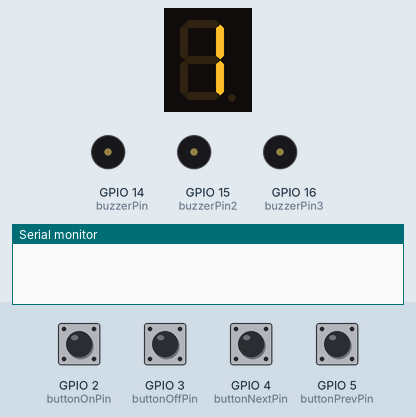
A sketch run on a simulated ESP32-S3. Parts: 1-digit seven-segment display, buzzer (waves = sounding, pin HIGH), the last lines printed to the serial monitor. Wiring (inferred from the names in the program): 1-digit 7-segment display, segments lit when HIGH: segments GPIO 7, GPIO 8, GPIO 9, GPIO 10, GPIO 11, GPIO 12, GPIO 13. Inputs (shaded band) come from the test bench; at power-on: GPIO 2 (buttonOnPin), GPIO 3 (buttonOffPin), GPIO 4 (buttonNextPin), GPIO 5 (buttonPrevPin) HIGH. The segment pins are drawn as the display they are named for; pins used as bus, display or sensor lines are not drawn.

Above: at 1.2 s.
1.3 s: GPIO 2 (buttonOnPin) pulled LOW for 0.15 s
At 2.4 s:
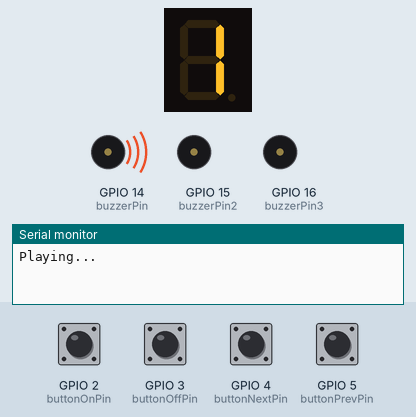
4.4 s: GPIO 4 (buttonNextPin) pulled LOW for 1 s
At 6.5 s:
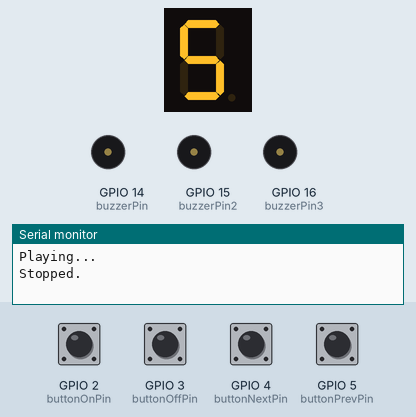
6.9 s: GPIO 5 (buttonPrevPin) pulled LOW for 1 s
At 7.05 s:
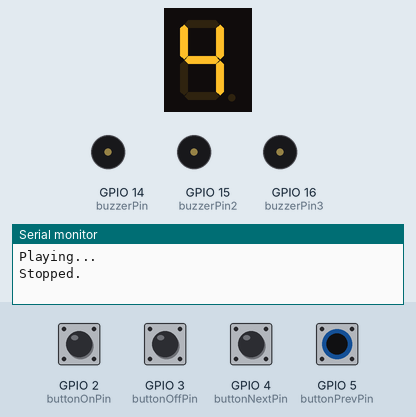
9.4 s: GPIO 5 (buttonPrevPin) pulled LOW for 0.15 s
At 9.8 s:
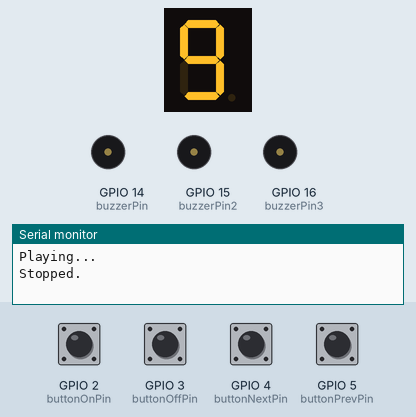
Timing chart, 0 to 12.4 s (numbered marks = the images above; inputs shaded):
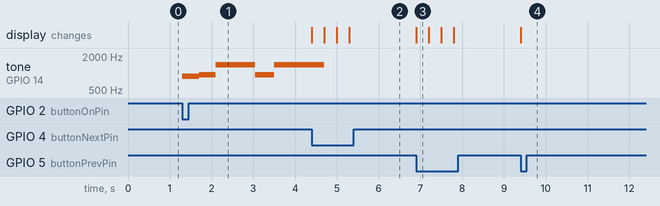

The sketch:

3_Buzzer_Music_w_Segmented_Melodies.ino
```cpp
// Outer Buttons
const int buttonOnPin = 2;
const int buttonOffPin = 3;

// Inner Buttons
const int buttonNextPin = 4;
const int buttonPrevPin = 5;

// Buzzers (3-channel polyphony)
const int buzzerPin  = 14;
const int buzzerPin2 = 15;
const int buzzerPin3 = 16;

// ESP32 PWM Channels
const int ch1 = 0;
const int ch2 = 1;
const int ch3 = 2;

// Single Digit Seven Segment Display
const int aSegPin = 7;
const int bSegPin = 8;
const int cSegPin = 9;
const int dSegPin = 10;
const int eSegPin = 11;
const int fSegPin = 12;
const int gSegPin = 13;

// ======================================================
// 7-SEGMENT DIGIT PATTERNS
// ======================================================
const byte digits[10][7] = {
  {1,1,1,1,1,1,0}, // 0
  {0,1,1,0,0,0,0}, // 1
  {1,1,0,1,1,0,1}, // 2
  {1,1,1,1,0,0,1}, // 3
  {0,1,1,0,0,1,1}, // 4
  {1,0,1,1,0,1,1}, // 5
  {1,0,1,1,1,1,1}, // 6
  {1,1,1,0,0,0,0}, // 7
  {1,1,1,1,1,1,1}, // 8
  {1,1,1,1,0,1,1}  // 9
};

// ======================================================
// SONG DATA (unchanged from your code)
// ======================================================

// --- SONG 1 ---
int s1p1[] = { 880, 932, 1396, 932, 1396, 0 };
int s1d1[] = { 400, 400, 950, 450, 1050, 400 };

int s1p2[] = { 1396, 1244, 1108, 1046, 1244, 1108, 1046, 932, 0 };
int s1d2[] = { 400, 400, 400, 400, 400, 400, 400, 400, 200 };

int s1p3[] = { 1396, 932, 1396, 0 };
int s1d3[] = { 850, 450, 1050, 450 };

int s1p4[] = { 1396, 1244, 1108, 1046, 1244, 1108, 1046, 932, 0 };
int s1d4[] = { 400, 400, 400, 400, 400, 400, 400, 400, 50 };

int s1p5[] = { 932, 1864, 1661, 1396, 1480, 1661, 1244, 1174, 0 };
int s1d5[] = { 600, 600, 1100, 400, 400, 500, 600, 1000, 700 };

int s1p6[] = { 1396, 1244, 1108, 1046, 1244, 1108, 1046, 932, 1046, 1046, 1046, 1108, 1244, 0 };
int s1d6[] = { 400, 400, 400, 400, 400, 400, 400, 400, 400, 400, 400, 400, 400, 450 };

int *melodyParts1[] = { s1p1, s1p2, s1p3, s1p4, s1p5, s1p6 };
int *durationParts1[] = { s1d1, s1d2, s1d3, s1d4, s1d5, s1d6 };
int totalNotes1[] = {
  sizeof(s1p1)/4, sizeof(s1p2)/4, sizeof(s1p3)/4,
  sizeof(s1p4)/4, sizeof(s1p5)/4, sizeof(s1p6)/4
};
int totalParts1 = 6;

// --- SONG 2 ---
int s2p1[] = { 1568, 1480, 1318, 1318, 1480, 0 };
int s2d1[] = { 400, 400, 400, 400, 400, 1000 };

int s2p2[] = { 880, 1568, 1480, 1318, 1318, 1480, 1174, 1318, 880, 0 };
int s2d2[] = { 400, 400, 400, 400, 1000, 400, 1000, 400, 200 };

int *melodyParts2[] = { s2p1, s2p2 };
int *durationParts2[] = { s2d1, s2d2 };
int totalNotes2[] = { sizeof(s2p1)/4, sizeof(s2p2)/4 };
int totalParts2 = 2;

// --- Empty SONGS 3–9 kept for indexing ---
int emptyP[] = {};
int emptyD[] = {};

int *melodyParts3[] = { emptyP, emptyP };
int *durationParts3[] = { emptyD, emptyD };
int totalNotes3[] = { 0, 0 };
int totalParts3 = 2;

int *melodyParts4[] = { emptyP, emptyP };
int *durationParts4[] = { emptyD, emptyD };
int totalNotes4[] = { 0, 0 };
int totalParts4 = 2;

int *melodyParts5[] = { emptyP, emptyP };
int *durationParts5[] = { emptyD, emptyD };
int totalNotes5[] = { 0, 0 };
int totalParts5 = 2;

int *melodyParts6[] = { emptyP, emptyP };
int *durationParts6[] = { emptyD, emptyD };
int totalNotes6[] = { 0, 0 };
int totalParts6 = 2;

int *melodyParts7[] = { emptyP, emptyP };
int *durationParts7[] = { emptyD, emptyD };
int totalNotes7[] = { 0, 0 };
int totalParts7 = 2;

int *melodyParts8[] = { emptyP, emptyP };
int *durationParts8[] = { emptyD, emptyD };
int totalNotes8[] = { 0, 0 };
int totalParts8 = 2;

int *melodyParts9[] = { emptyP, emptyP };
int *durationParts9[] = { emptyD, emptyD };
int totalNotes9[] = { 0, 0 };
int totalParts9 = 2;

// ======================================================
// SONG INDEX STRUCTURE
// ======================================================
struct Song {
  int **melodyParts;
  int **durationParts;
  int *totalNotes;
  int totalParts;
};

Song songs[] = {
  {melodyParts1, durationParts1, totalNotes1, totalParts1},
  {melodyParts2, durationParts2, totalNotes2, totalParts2},
  {melodyParts3, durationParts3, totalNotes3, totalParts3},
  {melodyParts4, durationParts4, totalNotes4, totalParts4},
  {melodyParts5, durationParts5, totalNotes5, totalParts5},
  {melodyParts6, durationParts6, totalNotes6, totalParts6},
  {melodyParts7, durationParts7, totalNotes7, totalParts7},
  {melodyParts8, durationParts8, totalNotes8, totalParts8},
  {melodyParts9, durationParts9, totalNotes9, totalParts9}
};

int totalSongs = 9;

// ======================================================
// DISPLAY
// ======================================================
void displayDigit(int num){
  int segs[] = {aSegPin,bSegPin,cSegPin,dSegPin,eSegPin,fSegPin,gSegPin};
  for(int i=0;i<7;i++) digitalWrite(segs[i], digits[num][i]);
}

// ======================================================
// ESP32 TONE REPLACEMENT
// ======================================================
void playFreq(int channel, int freq){
  if(freq > 0) ledcWriteTone(channel, freq);
  else ledcWrite(channel, 0); // silent
}

void stopAll(){
  ledcWrite(ch1, 0);
  ledcWrite(ch2, 0);
  ledcWrite(ch3, 0);
}

// ======================================================
// CONTROL VARIABLES
// ======================================================
bool playingMelody = false;
int currentSong = 0;
int currentPart = 0;
int currentNote = 0;
unsigned long previousMillis = 0;

void setup(){
  Serial.begin(115200);

  // PWM setup
  ledcSetup(ch1, 2000, 10);
  ledcAttachPin(buzzerPin, ch1);

  ledcSetup(ch2, 2000, 10);
  ledcAttachPin(buzzerPin2, ch2);

  ledcSetup(ch3, 2000, 10);
  ledcAttachPin(buzzerPin3, ch3);

  pinMode(buttonOnPin, INPUT_PULLUP);
  pinMode(buttonOffPin, INPUT_PULLUP);
  pinMode(buttonNextPin, INPUT_PULLUP);
  pinMode(buttonPrevPin, INPUT_PULLUP);

  pinMode(aSegPin, OUTPUT);
  pinMode(bSegPin, OUTPUT);
  pinMode(cSegPin, OUTPUT);
  pinMode(dSegPin, OUTPUT);
  pinMode(eSegPin, OUTPUT);
  pinMode(fSegPin, OUTPUT);
  pinMode(gSegPin, OUTPUT);

  displayDigit(1);
}

void loop(){
  if(digitalRead(buttonOnPin)==LOW){
    startSong();
    delay(200);
  }

  if(digitalRead(buttonOffPin)==LOW){
    stopSong();
    delay(200);
  }

  if(digitalRead(buttonNextPin)==LOW){
    currentSong = (currentSong+1)%totalSongs;
    displayDigit(currentSong+1);
    delay(300);
  }

  if(digitalRead(buttonPrevPin)==LOW){
    currentSong--;
    if(currentSong<0) currentSong=totalSongs-1;
    displayDigit(currentSong+1);
    delay(300);
  }

  // Playback system
  if(playingMelody){
    unsigned long now = millis();
    Song &s = songs[currentSong];

    if(now - previousMillis >= s.durationParts[currentPart][currentNote]){

      playFreq(ch1, 0); // stop primary buzzer between notes

      currentNote++;
      if(currentNote < s.totalNotes[currentPart]){
        playFreq(ch1, s.melodyParts[currentPart][currentNote]);
        previousMillis = now;
      }
      else {
        currentPart++;
        if(currentPart < s.totalParts){
          currentNote = 0;
          playFreq(ch1, s.melodyParts[currentPart][currentNote]);
          previousMillis = now;
        } else {
          stopSong();
        }
      }
    }
  }
}

void startSong(){
  Song &s = songs[currentSong];

  if(s.totalParts == 0 || s.totalNotes[0] == 0){
    Serial.println("Empty song.");
    return;
  }

  currentPart = 0;
  currentNote = 0;
  playingMelody = true;

  playFreq(ch1, s.melodyParts[currentPart][currentNote]);
  previousMillis = millis();

  Serial.println("Playing...");
}

void stopSong(){
  playingMelody = false;
  stopAll();
  Serial.println("Stopped.");
}
```

Measured:
- after the input at 1.3 s, tone on GPIO 14 (buzzerPin): plays 880 Hz for 0.40 s, 932 Hz for 0.40 s, 1396 Hz for 0.95 s, 932 Hz for 0.45 s, 1396 Hz for 0.90 s, starting at once
- after the input at 4.4 s, the display: first changes at once (image 2 shows a later state)
- after the input at 6.9 s, the display: changes at once (image 3)
- after the input at 9.4 s, the display: changes at once (image 4)
